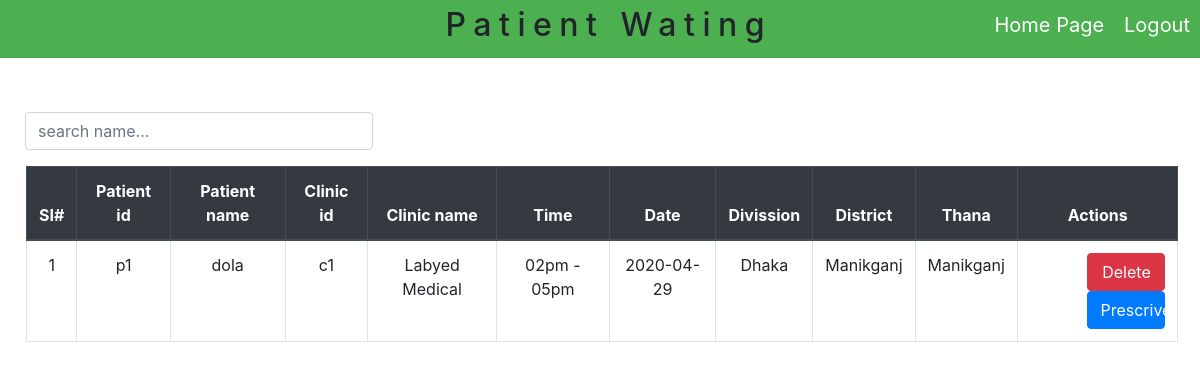
The page /view/DoctorPatientWaiting.php (signed in) on the database its author committed.
### tables this page shows
CREATE TABLE `patientwaiting` (
  `id` int(100) NOT NULL,
  `pid` varchar(100) NOT NULL,
  `pname` varchar(100) NOT NULL,
  `did` varchar(100) NOT NULL,
  `dname` varchar(100) NOT NULL,
  `cid` varchar(100) NOT NULL,
  `cname` varchar(100) NOT NULL,
  `time` varchar(100) NOT NULL,
  `date` varchar(100) NOT NULL,
  `divission` varchar(100) NOT NULL,
  `district` varchar(100) NOT NULL,
  `thana` varchar(100) NOT NULL
);

### model/db_connect.php (called while the page is built, shortened)
<?php
	$servername="localhost";
	$username="root";
	$password="";
	$databasename="online_clinic";
	function getdata ($query)
	{
		global $servername;
		global $username;
		global $password;
		global $databasename;
		$data=array();
		$conn=mysqli_connect($servername,$username,$password,$databasename);
		$result=mysqli_query($conn,$query);
		if (mysqli_num_rows($result)>0) {
			while ($rows=mysqli_fetch_assoc($result)) {
				$entity=array();
				foreach ($rows as $key => $value) {
					$entity[$key]=$rows[$key];
				}
				$data[]=$entity;
			}
		}
		return $data;
	}
?>

### control/DoctorsControls.php (called while the page is built, shortened)
<?php
	include '../model/db_connect.php';
function patientlist($did)
{
	$query="SELECT * FROM `patientwaiting` WHERE did='$did'";
	$results=getdata($query);
	return $results;
}
?>

### view/DoctorPatientWaiting.php (the view, shortened to what this page needs)
<?php
	include 'CSS/bootstrap.php';
	include '../control/DoctorsControls.php';
	$id=0;
	$patients=patientlist($_SESSION['did']);
?>
<html>
	<head>
		<link rel="stylesheet"type="text/css"href="CSS/doctorcss.css">
	</head>
	<body>
		<button class="button"onclick="window.location='../control/LogoutControl.php'">Logout</button>
		<button type="button"name="home"class="button"onclick="window.location='DoctorHomePage.php'">Home Page</button>
		<div class="div1">
			<h2>Patient Wating</h2>
		</div>
		<div class="search">
			<div class="input-group mb-3">
				<input type="text" class="form-control" placeholder="search name..." id="search_input" onkeyup="search()">
			</div>
		</div>
		<div class="table">
			<table class="table table-hover table-bordered " id="patient_wating_list">
			  <thead>
			    <tr class="thead-dark">
			      <th scope="col">SI#</th>
			      <th scope="col">Patient id</th>
			      <th scope="col">Patient name</th>
			      <th scope="col">Clinic id</th>
			      <th scope="col">Clinic name</th>
			      <th scope="col">Time</th>
			      <th scope="col">Date</th>
			      <th scope="col">Divission</th>
			      <th scope="col">District</th>
			      <th scope="col">Thana</th>
			      <th scope="col">Actions</th>
			    </tr>
			  </thead>
			  <tbody>
			  	<?php foreach ($patients as $value) { $id++;?>
			  		<tr>
			  			<td><?php echo $id ?></td>
			  			<td><?php echo $value['pid'] ?></td>
			  			<td><?php echo $value['pname'] ?></td>
			  			<td><?php echo $value['cid'] ?></td>
			  			<td><?php echo $value['cname'] ?></td>
			  			<td><?php echo $value['time'] ?></td>
			  			<td><?php echo $value['date'] ?></td>
			  			<td><?php echo $value['divission'] ?></td>
			  			<td><?php echo $value['district'] ?></td>
			  			<td><?php echo $value['thana'] ?></td>
				      	<td>
					      	<button type="button" class="btn btn-danger float-right"style="width: 78px" onclick="location.href='../control/DoctorsControls.php?wpid=<?php echo $value['id'] ?>'">Delete</button>
					      	<button type="button" class="btn btn-primary float-right"style="width: 78px"onclick="prescrive('<?php echo $value['pname']?>','<?php echo $value['pid']?>','<?php echo $value['id']?>')">Prescrive</button>
				      	</td>
				    </tr>
			  	<?php } ?>
			  </tbody>
			</table>
		</div>
	</body>
</html>

### view/CSS/doctorcss.css (style rules this page uses)
* { margin:0px; padding:0px; }
.div1 { background-color: #4CAF50; padding: 6px; text-align:center; }
h2 { letter-spacing: 7.5px; font-family: inherit; font-size: 32px; margin-left: 227px; }
.button { float: right; padding: 10px; background-color: #4CAF50; border: none; cursor: pointer; color: white; font-family: inherit; font-size: 20px; }
.table { width: 98%; margin: 49px 0px 0px 13px; text-align: center; }
.search { width: 29%; margin: 54px 0px 0px 25px; float: left; }

### rows shown on the page
patientwaiting: pid "p1", pname "dola", cid "c1", cname "Labyed Medical", time "02pm - 05pm", date "2020-04-29", divission "Dhaka", district "Manikganj", thana "Manikganj"
